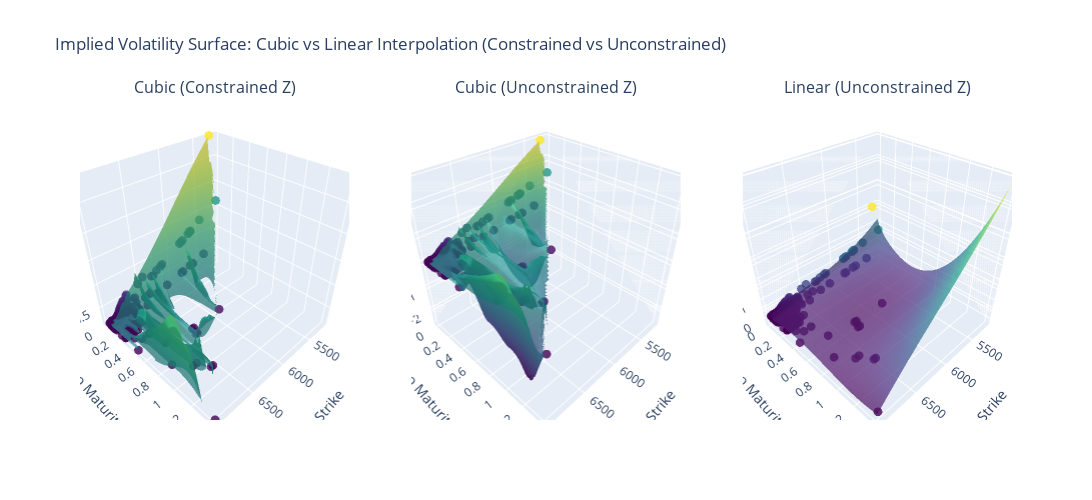

Notebook cell for this chart:
### Markdown cell above
## Get Interpolation and Regression (as comparison)

### Code cell
interp,regres = get_interp(calls)
plot_two_interp(interp,regres,calls)

### Figure 1 — Plotly figure (JSON) as saved in the notebook; plotly's stock layout.template omitted (floating-point values rounded to 4 significant figures; data arrays with more than 128 entries replaced by an {"elided": "..."} marker saying what was removed)
{"data": [{"marker": {"color": {"elided": "423 float values"}, "colorscale": [[0, "#440154"], [0.1111, "#482878"], [0.2222, "#3e4989"], [0.3333, "#31688e"], [0.4444, "#26828e"], [0.5556, "#1f9e89"], [0.6667, "#35b779"], [0.7778, "#6ece58"], [0.8889, "#b5de2b"], [1, "#fde725"]], "opacity": 0.8, "size": 3}, "mode": "markers", "scene": "scene", "showlegend": false, "type": "scatter3d", "x": {"elided": "423 float values"}, "y": {"elided": "423 float values"}, "z": {"elided": "423 float values"}}, {"colorscale": [[0, "#440154"], [0.1111, "#482878"], [0.2222, "#3e4989"], [0.3333, "#31688e"], [0.4444, "#26828e"], [0.5556, "#1f9e89"], [0.6667, "#35b779"], [0.7778, "#6ece58"], [0.8889, "#b5de2b"], [1, "#fde725"]], "opacity": 0.7, "scene": "scene", "showlegend": false, "showscale": false, "type": "surface", "x": {"elided": "60x60 float values"}, "y": {"elided": "60x60 float values"}, "z": {"elided": "60x60 float values"}}, {"marker": {"color": {"elided": "423 float values"}, "colorscale": [[0, "#440154"], [0.1111, "#482878"], [0.2222, "#3e4989"], [0.3333, "#31688e"], [0.4444, "#26828e"], [0.5556, "#1f9e89"], [0.6667, "#35b779"], [0.7778, "#6ece58"], [0.8889, "#b5de2b"], [1, "#fde725"]], "opacity": 0.8, "size": 3}, "mode": "markers", "scene": "scene2", "showlegend": false, "type": "scatter3d", "x": {"elided": "423 float values"}, "y": {"elided": "423 float values"}, "z": {"elided": "423 float values"}}, {"colorscale": [[0, "#440154"], [0.1111, "#482878"], [0.2222, "#3e4989"], [0.3333, "#31688e"], [0.4444, "#26828e"], [0.5556, "#1f9e89"], [0.6667, "#35b779"], [0.7778, "#6ece58"], [0.8889, "#b5de2b"], [1, "#fde725"]], "opacity": 0.7, "scene": "scene2", "showlegend": false, "showscale": false, "type": "surface", "x": {"elided": "60x60 float values"}, "y": {"elided": "60x60 float values"}, "z": {"elided": "60x60 float values"}}, {"marker": {"color": {"elided": "423 float values"}, "colorscale": [[0, "#440154"], [0.1111, "#482878"], [0.2222, "#3e4989"], [0.3333, "#31688e"], [0.4444, "#26828e"], [0.5556, "#1f9e89"], [0.6667, "#35b779"], [0.7778, "#6ece58"], [0.8889, "#b5de2b"], [1, "#fde725"]], "opacity": 0.8, "size": 3}, "mode": "markers", "scene": "scene3", "showlegend": false, "type": "scatter3d", "x": {"elided": "423 float values"}, "y": {"elided": "423 float values"}, "z": {"elided": "423 float values"}}, {"colorscale": [[0, "#440154"], [0.1111, "#482878"], [0.2222, "#3e4989"], [0.3333, "#31688e"], [0.4444, "#26828e"], [0.5556, "#1f9e89"], [0.6667, "#35b779"], [0.7778, "#6ece58"], [0.8889, "#b5de2b"], [1, "#fde725"]], "opacity": 0.7, "scene": "scene3", "showlegend": false, "showscale": false, "type": "surface", "x": {"elided": "60x60 float values"}, "y": {"elided": "60x60 float values"}, "z": {"elided": "60x60 float values"}}], "layout": {"annotations": [{"font": {"size": 16}, "showarrow": false, "text": "Cubic (Constrained Z)", "x": 0.1444, "xanchor": "center", "xref": "paper", "y": 1, "yanchor": "bottom", "yref": "paper"}, {"font": {"size": 16}, "showarrow": false, "text": "Cubic (Unconstrained Z)", "x": 0.5, "xanchor": "center", "xref": "paper", "y": 1, "yanchor": "bottom", "yref": "paper"}, {"font": {"size": 16}, "showarrow": false, "text": "Linear (Unconstrained Z)", "x": 0.8556, "xanchor": "center", "xref": "paper", "y": 1, "yanchor": "bottom", "yref": "paper"}], "height": 500, "scene": {"domain": {"x": [0, 0.2889], "y": [0, 1]}, "xaxis": {"title": {"text": "Strike"}}, "yaxis": {"title": {"text": "Time to Maturity (years)"}}, "zaxis": {"range": [0.1019, 2.926], "title": {"text": "Implied Volatility"}}}, "scene2": {"domain": {"x": [0.3556, 0.6444], "y": [0, 1]}, "xaxis": {"title": {"text": "Strike"}}, "yaxis": {"title": {"text": "Time to Maturity (years)"}}, "zaxis": {"title": {"text": "Implied Volatility"}}}, "scene3": {"domain": {"x": [0.7111, 1], "y": [0, 1]}, "xaxis": {"title": {"text": "Strike"}}, "yaxis": {"title": {"text": "Time to Maturity (years)"}}, "zaxis": {"title": {"text": "Implied Volatility"}}}, "title": {"text": "Implied Volatility Surface: Cubic vs Linear Interpolation (Constrained vs Unconstrained)"}, "width": 1500}}
